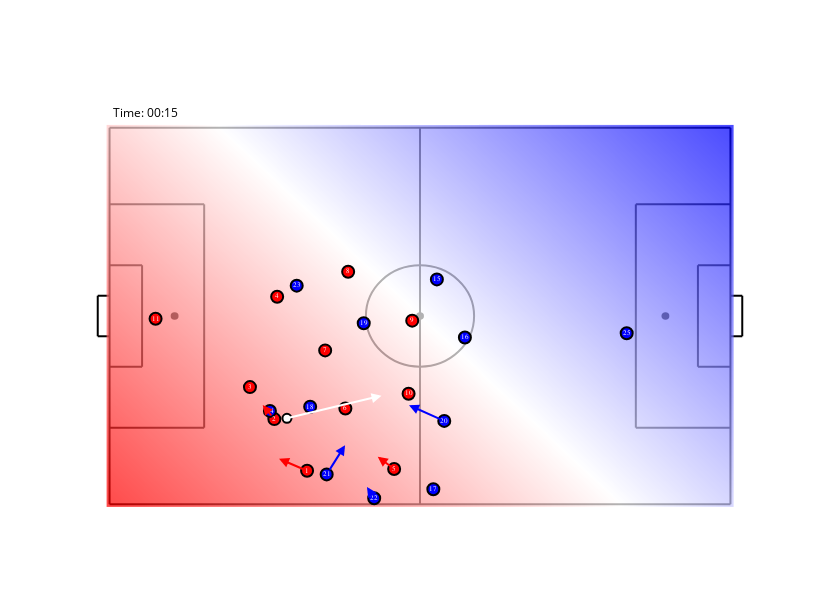

The cell this chart's notebook holds for it:
### Code cell
lst_vals = []
x = np.arange(106)
y = np.arange(69)
for i in np.arange(len(y)):
    lst_vals.append(list())
    for j in np.arange(len(x)):
        lst_vals[i].append(i+j)
        
z = np.array(lst_vals)

viz.add_heatmap([x]*101,[y]*101,[z]*101)
pic = viz.get_single_picture(383)
pic.show()

### Figure 1 — Plotly figure (JSON) as saved in the notebook; plotly's stock layout.template omitted (floating-point values rounded to 4 significant figures; data arrays with more than 128 entries replaced by an {"elided": "..."} marker saying what was removed)
{"data": [{"colorscale": [[0, "red"], [0.5, "white"], [1, "blue"]], "hoverinfo": "none", "opacity": 0.7, "showscale": false, "type": "heatmap", "x": [0, 1, 2, 3, 4, 5, 6, 7, 8, 9, 10, 11, 12, 13, 14, 15, 16, 17, 18, 19, 20, 21, 22, 23, 24, 25, 26, 27, 28, 29, 30, 31, 32, 33, 34, 35, 36, 37, 38, 39, 40, 41, 42, 43, 44, 45, 46, 47, 48, 49, 50, 51, 52, 53, 54, 55, 56, 57, 58, 59, 60, 61, 62, 63, 64, 65, 66, 67, 68, 69, 70, 71, 72, 73, 74, 75, 76, 77, 78, 79, 80, 81, 82, 83, 84, 85, 86, 87, 88, 89, 90, 91, 92, 93, 94, 95, 96, 97, 98, 99, 100, 101, 102, 103, 104, 105], "y": [0, 1, 2, 3, 4, 5, 6, 7, 8, 9, 10, 11, 12, 13, 14, 15, 16, 17, 18, 19, 20, 21, 22, 23, 24, 25, 26, 27, 28, 29, 30, 31, 32, 33, 34, 35, 36, 37, 38, 39, 40, 41, 42, 43, 44, 45, 46, 47, 48, 49, 50, 51, 52, 53, 54, 55, 56, 57, 58, 59, 60, 61, 62, 63, 64, 65, 66, 67, 68], "z": {"elided": "69x106 int values"}, "zsmooth": "best"}, {"hoverinfo": "none", "marker": {"color": ["red", "red", "red", "red", "red", "red", "red", "red", "red", "red", "red", "blue", "blue", "blue", "blue", "blue", "blue", "blue", "blue", "blue", "blue", "blue"], "line": {"color": "black", "width": 2}, "size": 12}, "mode": "markers+text", "showlegend": false, "text": [1, 2, 3, 4, 5, 6, 7, 8, 9, 10, 11, 15, 16, 17, 18, 19, 20, 21, 22, 23, 24, 25], "textfont": {"color": "white", "family": "sans serif", "size": 7}, "type": "scatter", "x": [33.4, 27.87, 23.74, 28.34, 48.13, 39.88, 36.46, 40.35, 51.19, 50.57, 7.779, 55.35, 60.09, 54.76, 33.92, 42.98, 56.6, 36.72, 44.75, 31.65, 27.12, 87.45], "y": [6.053, 15.39, 21.16, 37.48, 6.383, 17.31, 27.79, 41.99, 33.16, 19.97, 33.5, 40.61, 30.12, 2.73, 17.61, 32.68, 15.06, 5.398, 1.093, 39.48, 16.86, 30.88]}, {"hoverinfo": "none", "marker": {"color": ["white"], "line": {"color": "black", "width": 2}, "size": 9}, "mode": "markers+text", "showlegend": false, "text": [-1], "textfont": {"color": "white", "family": "sans serif", "size": 7}, "type": "scatter", "x": [30.0], "y": [15.53]}, {"hoverinfo": "none", "mode": "text", "showlegend": false, "text": "Time: 00:15", "textfont": {"color": "black"}, "type": "scatter", "x": [6], "y": [70.5]}, {"fill": "toself", "fillcolor": "white", "hoverinfo": "none", "mode": "none", "showlegend": false, "type": "scatter", "x": [42.5, 62.5, 62.5, 42.5, 42.5], "y": [68.5, 68.5, 72.5, 72.5, 68.5]}, {"hoverinfo": "none", "mode": "text", "showlegend": false, "text": " ", "textfont": {"color": "black"}, "type": "scatter", "x": [52.5], "y": [70.5]}], "layout": {"annotations": [{"arrowcolor": "white", "arrowhead": 2, "arrowsize": 1, "arrowwidth": 2, "ax": 30.0, "axref": "x", "ay": 15.53, "ayref": "y", "showarrow": true, "x": 46.0, "xref": "x", "y": 19.61, "yref": "y"}, {"arrowcolor": "red", "arrowhead": 2, "arrowsize": 1, "arrowwidth": 2, "ax": 33.4, "axref": "x", "ay": 6.053, "ayref": "y", "showarrow": true, "x": 28.66, "xref": "x", "y": 8.229, "yref": "y"}, {"arrowcolor": "red", "arrowhead": 2, "arrowsize": 1, "arrowwidth": 2, "ax": 27.87, "axref": "x", "ay": 15.39, "ayref": "y", "showarrow": true, "x": 25.89, "xref": "x", "y": 17.94, "yref": "y"}, {"arrowcolor": "red", "arrowhead": 2, "arrowsize": 1, "arrowwidth": 2, "ax": 48.13, "axref": "x", "ay": 6.383, "ayref": "y", "showarrow": true, "x": 45.36, "xref": "x", "y": 8.586, "yref": "y"}, {"arrowcolor": "blue", "arrowhead": 2, "arrowsize": 1, "arrowwidth": 2, "ax": 56.6, "axref": "x", "ay": 15.06, "ayref": "y", "showarrow": true, "x": 50.64, "xref": "x", "y": 17.89, "yref": "y"}, {"arrowcolor": "blue", "arrowhead": 2, "arrowsize": 1, "arrowwidth": 2, "ax": 36.72, "axref": "x", "ay": 5.398, "ayref": "y", "showarrow": true, "x": 39.82, "xref": "x", "y": 10.67, "yref": "y"}, {"arrowcolor": "blue", "arrowhead": 2, "arrowsize": 1, "arrowwidth": 2, "ax": 44.75, "axref": "x", "ay": 1.093, "ayref": "y", "showarrow": true, "x": 43.54, "xref": "x", "y": 3.133, "yref": "y"}], "autosize": false, "height": 612, "plot_bgcolor": "white", "shapes": [{"layer": "below", "line": {"color": "black", "width": 2}, "type": "line", "x0": 52.5, "x1": 52.5, "y0": 0, "y1": 68}, {"layer": "below", "line": {"color": "black", "width": 2}, "type": "line", "x0": 0, "x1": 16, "y0": 54.16, "y1": 54.16}, {"layer": "below", "line": {"color": "black", "width": 2}, "type": "line", "x0": 16, "x1": 16, "y0": 54.16, "y1": 13.84}, {"layer": "below", "line": {"color": "black", "width": 2}, "type": "line", "x0": 16, "x1": 0, "y0": 13.84, "y1": 13.84}, {"layer": "below", "line": {"color": "black", "width": 2}, "type": "line", "x0": 0, "x1": 5.5, "y0": 24.84, "y1": 24.84}, {"layer": "below", "line": {"color": "black", "width": 2}, "type": "line", "x0": 5.5, "x1": 5.5, "y0": 24.84, "y1": 43.16}, {"layer": "below", "line": {"color": "black", "width": 2}, "type": "line", "x0": 5.5, "x1": 0, "y0": 43.16, "y1": 43.16}, {"layer": "below", "line": {"color": "black", "width": 2}, "type": "line", "x0": 105, "x1": 89, "y0": 54.16, "y1": 54.16}, {"layer": "below", "line": {"color": "black", "width": 2}, "type": "line", "x0": 89, "x1": 89, "y0": 54.16, "y1": 13.84}, {"layer": "below", "line": {"color": "black", "width": 2}, "type": "line", "x0": 89, "x1": 105, "y0": 13.84, "y1": 13.84}, {"layer": "below", "line": {"color": "black", "width": 2}, "type": "line", "x0": 105, "x1": 99.5, "y0": 24.84, "y1": 24.84}, {"layer": "below", "line": {"color": "black", "width": 2}, "type": "line", "x0": 99.5, "x1": 99.5, "y0": 24.84, "y1": 43.16}, {"layer": "below", "line": {"color": "black", "width": 2}, "type": "line", "x0": 99.5, "x1": 105, "y0": 43.16, "y1": 43.16}, {"fillcolor": "black", "layer": "below", "line": {"color": "black"}, "type": "circle", "x0": 10.5, "x1": 11.5, "xref": "x", "y0": 33.5, "y1": 34.5, "yref": "y"}, {"fillcolor": "black", "layer": "below", "line": {"color": "black"}, "type": "circle", "x0": 93.5, "x1": 94.5, "xref": "x", "y0": 33.5, "y1": 34.5, "yref": "y"}, {"fillcolor": "black", "layer": "below", "line": {"color": "black"}, "type": "circle", "x0": 52, "x1": 53, "xref": "x", "y0": 33.5, "y1": 34.5, "yref": "y"}, {"layer": "below", "line": {"color": "black"}, "type": "circle", "x0": 43.35, "x1": 61.65, "xref": "x", "y0": 24.85, "y1": 43.15, "yref": "y"}, {"layer": "below", "line": {"color": "black", "width": 2}, "type": "line", "x0": 0, "x1": 105, "y0": 0, "y1": 0}, {"layer": "below", "line": {"color": "black", "width": 2}, "type": "line", "x0": 0, "x1": 0, "y0": 0, "y1": 68}, {"layer": "below", "line": {"color": "black", "width": 2}, "type": "line", "x0": 0, "x1": 105, "y0": 68, "y1": 68}, {"layer": "below", "line": {"color": "black", "width": 2}, "type": "line", "x0": 105, "x1": 105, "y0": 0, "y1": 68}, {"layer": "below", "line": {"color": "black", "width": 2}, "type": "line", "x0": 0, "x1": -2, "y0": 30.34, "y1": 30.34}, {"layer": "below", "line": {"color": "black", "width": 2}, "type": "line", "x0": 0, "x1": -2, "y0": 37.66, "y1": 37.66}, {"layer": "below", "line": {"color": "black", "width": 2}, "type": "line", "x0": -2, "x1": -2, "y0": 30.34, "y1": 37.66}, {"layer": "below", "line": {"color": "black", "width": 2}, "type": "line", "x0": 105, "x1": 107, "y0": 30.34, "y1": 30.34}, {"layer": "below", "line": {"color": "black", "width": 2}, "type": "line", "x0": 105, "x1": 107, "y0": 37.66, "y1": 37.66}, {"layer": "below", "line": {"color": "black", "width": 2}, "type": "line", "x0": 107, "x1": 107, "y0": 30.34, "y1": 37.66}], "width": 840, "xaxis": {"range": [-5, 110], "showgrid": false, "showticklabels": false, "zeroline": false}, "yaxis": {"range": [-5, 73], "showgrid": false, "showticklabels": false, "zeroline": false}}}
